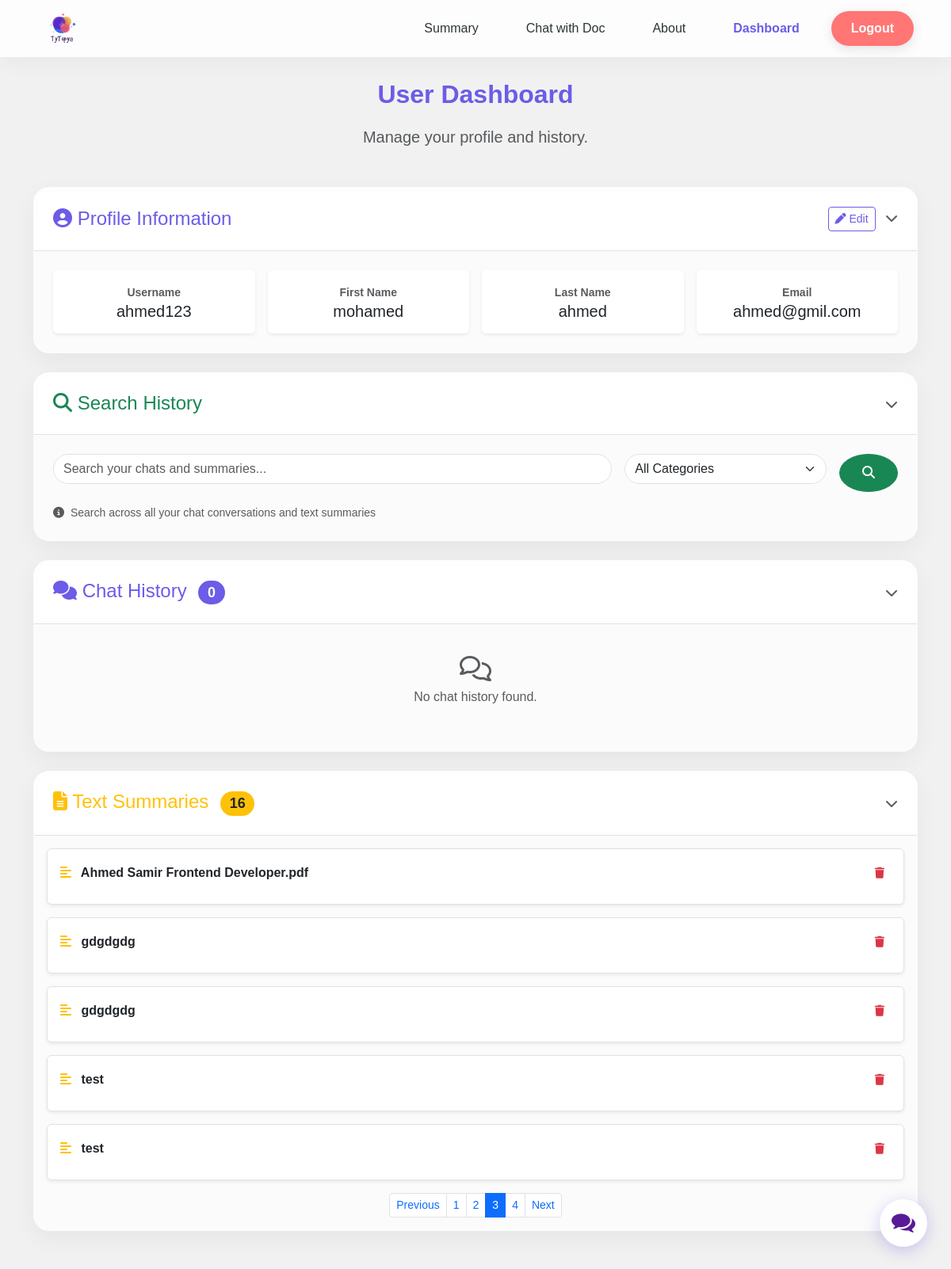
/dashboard?page_texts=3&page_chats=1 (signed in), run on the app's committed database.
### webapp/models.py (models this page shows, shortened)
class User(db.Model,UserMixin):
    id = db.Column(db.Integer, primary_key=True)
    fname = db.Column(db.String(25), nullable=False)
    lname = db.Column(db.String(25), nullable=False)
    username = db.Column(db.String(25), unique=True, nullable=False)
    email = db.Column(db.String(125), unique=True, nullable=False)
    password = db.Column(db.String(60), nullable=False)
    question = db.relationship('Question',backref="author")
    response = db.relationship('Response',backref="author")
    texts = db.relationship('Texts',backref="author")
    summaries = db.relationship('Summaries',backref="author")
    feedbacks = db.relationship('Feedbacks',backref="author")
    pdf_chats = db.relationship('PDFChat', backref="author", lazy=True)
    chat_sessions = db.relationship('ChatSession', backref="author", lazy=True, cascade="all, delete-orphan")

class Texts(db.Model):
    id = db.Column(db.Integer,primary_key = True)
    title = db.Column(db.String(30))
    data = db.Column(db.String(100000000))
    date = db.Column(db.DateTime,nullable=False,default=datetime.datetime.utcnow )
    user_id = db.Column(db.Integer, db.ForeignKey('user.id'))
    count = db.Column(db.Integer)
    type = db.Column(db.String(10), default='text')
    summaries = db.relationship('Summaries', backref='text_source', lazy=True, cascade="all, delete-orphan")

### webapp/routes.py (the view)
@login_required
@routes1.route("/dashboard")
def dashboard():
    page_texts = request.args.get('page_texts', 1, type=int)
    page_chats = request.args.get('page_chats', 1, type=int)
    page_pdf = request.args.get('page_pdf', 1, type=int)
    per_page = 5
    texts_pagination = Texts.query.filter_by(user_id=current_user.id).order_by(Texts.date.desc()).paginate(page=page_texts, per_page=per_page, error_out=False)
    chats_pagination = Question.query.filter_by(user_id=current_user.id).order_by(Question.date.desc()).paginate(page=page_chats, per_page=per_page, error_out=False)
    return render_template("dashboard.html",
                           title="dashboard",
                           custom="dashboard",
                           js="dashboard",
                           user=current_user,
                           texts=texts_pagination,
                           chats=chats_pagination)

### webapp/models.py (called while the page is built)
@login_manager.user_loader
def load_user(user_id):
    return User.query.get(int(user_id))

### webapp/templates/dashboard.html (shortened to what this page needs)
{% extends "base.html" %}
{% block content %}
<div class="container animate-section" style="margin-top: 100px; margin-bottom: 50px;">
    <div class="text-center mb-5">
        <h2 class="heading-glass">User Dashboard</h2>
        <p class="lead text-muted">Manage your profile and history.</p>
    </div>
    <div class="glass-card mb-4 overflow-hidden">
        <div class="p-4 bg-light-transparent border-bottom d-flex justify-content-between align-items-center" data-bs-toggle="collapse" data-bs-target="#userInfoCollapse" style="cursor: pointer;">
            <h4 class="m-0 text-primary"><i class="fa-solid fa-user-circle"></i> Profile Information</h4>
            <div>
                <button class="btn btn-sm btn-outline-primary me-2" data-bs-toggle="modal" data-bs-target="#editProfileModal" onclick="event.stopPropagation()">
                    <i class="fa-solid fa-pen"></i> Edit
                </button>
                <i class="fa-solid fa-chevron-down text-muted"></i>
            </div>
        </div>
        <div class="collapse show" id="userInfoCollapse">
            <div class="p-4">
                <div class="row g-3 text-center">
                    <div class="col-md-3">
                        <div class="p-3 rounded bg-white shadow-sm">
                            <small class="text-muted fw-bold">Username</small>
                            <p class="h5 m-0 text-dark">{{current_user.username}}</p>
                        </div>
                    </div>
                    <div class="col-md-3">
                        <div class="p-3 rounded bg-white shadow-sm">
                            <small class="text-muted fw-bold">First Name</small>
                            <p class="h5 m-0 text-dark">{{current_user.fname}}</p>
                        </div>
                    </div>
                    <div class="col-md-3">
                        <div class="p-3 rounded bg-white shadow-sm">
                            <small class="text-muted fw-bold">Last Name</small>
                            <p class="h5 m-0 text-dark">{{current_user.lname}}</p>
                        </div>
                    </div>
                    <div class="col-md-3">
                        <div class="p-3 rounded bg-white shadow-sm">
                            <small class="text-muted fw-bold">Email</small>
                            <p class="h5 m-0 text-dark">{{current_user.email}}</p>
                        </div>
                    </div>
                </div>
            </div>
        </div>
    </div>
    <div class="glass-card mb-4 overflow-hidden">
        <div class="p-4 bg-light-transparent border-bottom d-flex justify-content-between align-items-center" data-bs-toggle="collapse" data-bs-target="#searchCollapse" style="cursor: pointer;">
            <h4 class="m-0 text-success"><i class="fa-solid fa-magnifying-glass"></i> Search History</h4>
            <i class="fa-solid fa-chevron-down text-muted"></i>
        </div>
        <div class="collapse show" id="searchCollapse">
            <div class="p-4">
                <form action="{{ url_for('routes1.findSearch') }}" method="GET" class="mb-3">
                    <div class="row g-3">
                        <div class="col-md-8">
                            <input type="text" name="search" class="form-control glass-input rounded-pill" placeholder="Search your chats and summaries..." required>
                        </div>
                        <div class="col-md-3">
                            <select name="category" class="form-select glass-input rounded-pill">
                                <option value="all">All Categories</option>
                            </select>
                        </div>
                        <div class="col-md-1">
                            <button type="submit" class="btn btn-success rounded-circle w-100" style="height: 48px;">
                                <i class="fa-solid fa-magnifying-glass"></i>
                            </button>
                        </div>
                    </div>
                </form>
                <p class="text-muted small mb-0">
                    <i class="fa-solid fa-info-circle me-1"></i>
                    Search across all your chat conversations and text summaries
                </p>
            </div>
        </div>
    </div>
    <div class="glass-card mb-4 overflow-hidden">
        <div class="p-4 bg-light-transparent border-bottom d-flex justify-content-between align-items-center" data-bs-toggle="collapse" data-bs-target="#chatHistoryCollapse" style="cursor: pointer;">
            <h4 class="m-0 text-primary"><i class="fa-solid fa-comments"></i> Chat History <span class="badge bg-primary rounded-pill ms-2">{{chats.total}}</span></h4>
            <i class="fa-solid fa-chevron-down text-muted"></i>
        </div>
        <div class="collapse show" id="chatHistoryCollapse">
            <div class="p-3">
                {% if chats.total > 0 %}
                    <div class="vstack gap-3 mb-3">
                    {% for q in chats.items %}
                    <div class="bg-white p-3 rounded shadow-sm border item-card" id="chat-card-{{q.id}}">
                        <div class="d-flex justify-content-between align-items-center mb-2">
                             <a class="text-decoration-none text-dark fw-bold d-block text-truncate" data-bs-toggle="collapse" href="#chat{{q.id}}" role="button" style="max-width: 80%;">
                                <i class="fa-regular fa-comment-dots text-primary me-2"></i> {{q.data}}
                             </a>
                             <button class="btn btn-sm btn-outline-danger border-0" onclick="deleteMessage({{q.id}})">
                                <i class="fa-solid fa-trash"></i>
                             </button>
                        </div>
                        <div class="collapse mt-2 ps-3 border-start border-3 border-primary" id="chat{{q.id}}">
                             {% if q.responses %}
                             <p class="mb-1 text-muted"><i class="fa-solid fa-robot"></i> {{q.responses[0].data}}</p>
                             {% endif %}
                             <small class="text-secondary">{{q.date}}</small>
                        </div>
                    </div>
                    {% endfor %}
                    </div>
                    {% if chats.pages > 1 %}
                    <nav aria-label="Chats pagination">
                        <ul class="pagination pagination-sm justify-content-center">
                            <li class="page-item {% if not chats.has_prev %}disabled{% endif %}">
                                <a class="page-link" href="{{ url_for('routes1.dashboard', page_chats=chats.prev_num, page_texts=texts.page) }}">Previous</a>
                            </li>
                            {% for page_num in chats.iter_pages(left_edge=1, right_edge=1, left_current=1, right_current=2) %}
                                {% if page_num %}
                                    <li class="page-item {% if chats.page == page_num %}active{% endif %}">
                                        <a class="page-link" href="{{ url_for('routes1.dashboard', page_chats=page_num, page_texts=texts.page) }}">{{ page_num }}</a>
                                    </li>
                                {% else %}
                                    <li class="page-item disabled"><span class="page-link">...</span></li>
                                {% endif %}
                            {% endfor %}
                            <li class="page-item {% if not chats.has_next %}disabled{% endif %}">
                                <a class="page-link" href="{{ url_for('routes1.dashboard', page_chats=chats.next_num, page_texts=texts.page) }}">Next</a>
                            </li>
                        </ul>
                    </nav>
                    {% endif %}
                {% else %}
                    <div class="text-center p-4 text-muted">
                        <i class="fa-regular fa-comments fa-2x mb-2"></i>
                        <p>No chat history found.</p>
                    </div>
                {% endif %}
            </div>
        </div>
    </div>
    <div class="glass-card mb-4 overflow-hidden">
        <div class="p-4 bg-light-transparent border-bottom d-flex justify-content-between align-items-center" data-bs-toggle="collapse" data-bs-target="#summaryHistoryCollapse" style="cursor: pointer;">
            <h4 class="m-0 text-warning"><i class="fa-solid fa-file-lines"></i> Text Summaries <span class="badge bg-warning text-dark rounded-pill ms-2">{{texts.total}}</span></h4>
            <i class="fa-solid fa-chevron-down text-muted"></i>
        </div>
        <div class="collapse show" id="summaryHistoryCollapse">
            {% if texts.total > 0 %}
            <div class="p-3">
                <div class="vstack gap-3 mb-3">
                {% for text in texts.items %}
                <div class="bg-white p-3 rounded shadow-sm border item-card" id="text-card-{{text.id}}">
                     <div class="d-flex justify-content-between align-items-center mb-2">
                        <a class="text-decoration-none text-dark fw-bold" data-bs-toggle="collapse" href="#text{{text.id}}">
                            <i class="fa-solid fa-align-left text-warning me-2"></i> {{text.title}}
                        </a>
                        <button class="btn btn-sm btn-outline-danger border-0" onclick="deleteText({{text.id}})">
                            <i class="fa-solid fa-trash"></i>
                        </button>
                     </div>
                </div>
                {% endfor %}
                </div>
                {% if texts.pages > 1 %}
                <nav aria-label="Texts pagination">
                    <ul class="pagination pagination-sm justify-content-center">
                        <li class="page-item {% if not texts.has_prev %}disabled{% endif %}">
                            <a class="page-link" href="{{ url_for('routes1.dashboard', page_texts=texts.prev_num, page_chats=chats.page) }}">Previous</a>
                        </li>
                        {% for page_num in texts.iter_pages(left_edge=1, right_edge=1, left_current=1, right_current=2) %}
                            {% if page_num %}
                                <li class="page-item {% if texts.page == page_num %}active{% endif %}">
                                    <a class="page-link" href="{{ url_for('routes1.dashboard', page_texts=page_num, page_chats=chats.page) }}">{{ page_num }}</a>
                                </li>
                            {% else %}
                                <li class="page-item disabled"><span class="page-link">...</span></li>
                            {% endif %}
                        {% endfor %}
                        <li class="page-item {% if not texts.has_next %}disabled{% endif %}">
                            <a class="page-link" href="{{ url_for('routes1.dashboard', page_texts=texts.next_num, page_chats=chats.page) }}">Next</a>
                        </li>
                    </ul>
                </nav>
                {% endif %}
            </div>
            {% else %}
                <div class="text-center p-4 text-muted">
                    <i class="fa-solid fa-file-excel fa-2x mb-2"></i>
                    <p>No saved summaries found.</p>
                </div>
            {% endif %}
        </div>
    </div>
</div>
{% endblock content %}

### webapp/static/css/dashboard.css (style rules this page uses)
.bg-light-transparent { background: rgba(255, 255, 255, 0.4); backdrop-filter: blur(5px); }

### webapp/static/css/main.css (style rules this page uses)
.text-primary { color: #6c5ce7 !important; }
.bg-primary { background-color: #6c5ce7 !important; }
.btn-outline-primary { color: #6c5ce7 !important; border-color: #6c5ce7 !important; }
a { text-decoration: none !important; display: block !important; width: fit-content; }
ul { margin: 0; padding: 0; list-style: none; }
* { margin: 0; padding: 0; box-sizing: border-box; font-family: "Poppins", sans-serif; }
p, h2 { text-transform: none; }
.glass-input { text-transform: none !important; }
* { box-sizing: border-box; margin: 0; padding: 0; }
body { font-family: 'Nunito', sans-serif; font-weight: 400; font-size: 100%; background: #F1F1F1; }
*, html { --primaryGradient: linear-gradient(93.12deg, #6c5ce7 0.52%, #a29bfe 100%); --secondaryGradient: linear-gradient(268.91deg, #6c5ce7 -2.14%, #a29bfe 99.69%); --primaryBoxShadow: 0px 10px 15px rgba(0, 0, 0, 0.1); --secondaryBoxShadow: 0px -10px 15px rgba(0, 0, 0, 0.1); --primary: #6c5ce7; }
.glass-card { background: rgba(255, 255, 255, 0.7); backdrop-filter: blur(10px); border: 1px solid rgba(255, 255, 255, 0.3); border-radius: 20px; box-shadow: 0 10px 30px rgba(0, 0, 0, 0.05); transition: all 0.3s ease; }
.heading-glass { font-family: 'Outfit', sans-serif; font-weight: 800; color: #6c5ce7; margin-bottom: 20px; text-align: center; }

### data on the page
User: username "ahmed123", fname "mohamed", lname "ahmed", email "ahmed@gmil.com"
Texts: title "Ahmed Samir Frontend Developer.pdf"
Texts: title "gdgdgdg"
Texts: title "gdgdgdg"
Texts: title "test"
Texts: title "test"

### other printed values
{{ chats.total }} "0"
{{ texts.total }} "16"
{{ page_num }} "1" "2" "3" "4"
